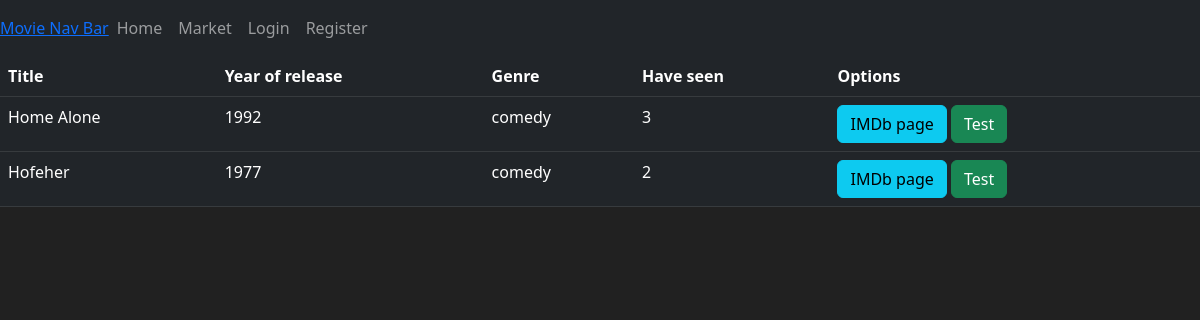
/market, run on an earlier commit of the app's database.
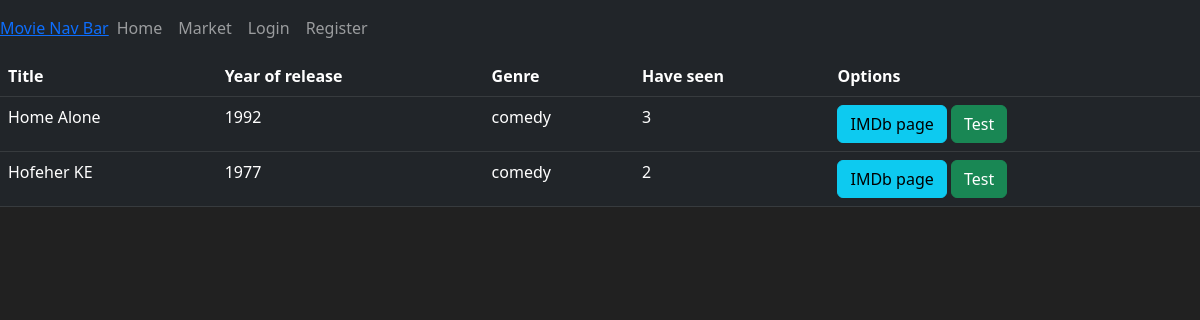
And on a later commit of the database.
### market/models.py (models this page shows, shortened)
class Item(db.Model):
    id = db.Column(db.Integer(), primary_key=True)
    title = db.Column(db.String(length=30), nullable=False, unique=True)      # length = name char. limitation
    seen =  db.Column(db.Integer(), nullable=False)
    year = db.Column(db.String(length=9), nullable=False)
    genre = db.Column(db.String(length=30), nullable=False)
    description = db.Column(db.String(length=200), nullable=False, unique=True)
    '''
    terminal: py / python
    >>> from market import db
    >>> from market import Item
    >>> Item.query.all()
    [Item Home Alone, Item Hofeher]     # instead of: [<Item 1>, <Item 2>]
    '''

### market/routes.py (the view)
@app.route('/market')
def market_page():
    items = Item.query.all()    # info. from database.
    return render_template('market.html', items=items)

### market/templates/market.html (shortened to what this page needs)
{% extends 'base.html' %}
{% block content %}
    <table class="table table-hover table-dark">
        <thead>
            <tr>
                <th scope="col">Title</th>
                <th scope="col">Year of release</th>
                <th scope="col">Genre</th>
                <th scope="col">Have seen</th>
                <th scope="col">Options</th>
            </tr>
        </thead>
        <tbody>
            {% for item in items %}
                <tr>
                    <td>{{ item.title }}</td>
                    <td>{{ item.year }}</td>
                    <td>{{ item.genre }}</td>
                    <td>{{ item.seen }}</td>
                    <td>
                        <button class="btn btn-outline btn-info">IMDb page</button>
                        <button class="btn btn-outline btn-success">Test</button>
                    </td>
                </tr>
            {% endfor %}
        </tbody>
    </table>
{% endblock %}

### market/templates/base.html (shortened to what this page needs)
<!doctype html>
<html lang="en">
  <head>
    <link href="https://cdn.jsdelivr.net/npm/bootstrap@5.2.3/dist/css/bootstrap.min.css" rel="stylesheet">
  </head>
  <body>
    <nav class="navbar navbar-expand-md navbar-dark bg-dark">
        <a class="navbar brand" href="#"> Movie Nav Bar</a>
        <div class="collapse navbar-collapse" id="navbarNav">
            <ul class="navbar-nav mr-auto">
                <li class="nav-item active">
                    <a class="nav-link" href={{ url_for('home_page') }}>Home</a>
                </li>
                <li class="nav-item">
                    <a class="nav-link" href={{ url_for('market_page') }}>Market</a>
                </li>
            </ul>
            <ul class="navbar-nav">
                <li class="nav-item">
                    <a class="nav-link" href="#">Login</a>
                </li>
                <li class="nav-item">
                    <a class="nav-link" href="#">Register</a>
                </li>
            </ul>
        </div>
    </nav>
    {% block content %}
    {% endblock %}
  </body>
</html>

### market/templates/base.html (style rules this page uses)
body { background-color: #212121; color: white }

What changed in the data, as far as the page shows it:
changed Item: title "Hofeher" → "Hofeher KE"
